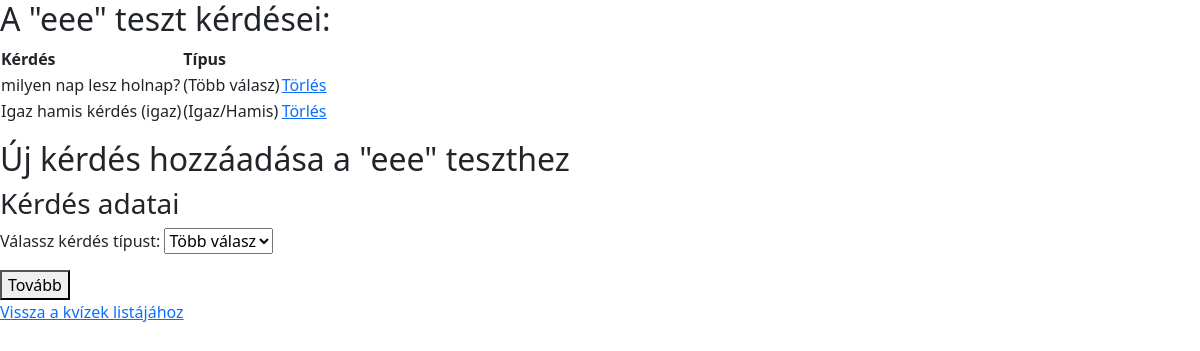
Page /test/5/test-details/ on the earlier database version.
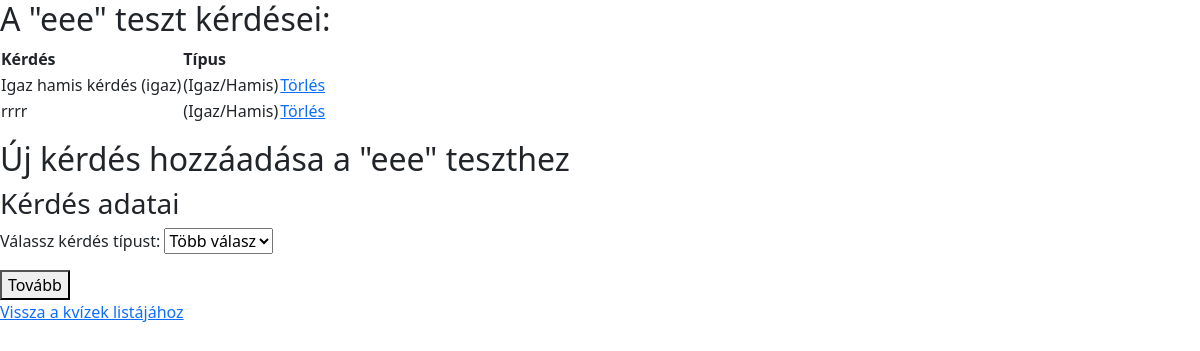
Same page on the later database version.
### roman_map/models.py (models this page shows, shortened)
class Question(models.Model):
    id = models.BigAutoField(primary_key=True)
    QUESTION_TYPES = [
        ('mc', 'Több válasz'),
        ('tf', 'Igaz/Hamis')
    ]
    quiz = models.ForeignKey(Quiz, on_delete=models.SET_NULL, related_name='questions', null=True)
    text = models.CharField(max_length=255, blank=False)
    question_type = models.CharField(max_length=2, choices=QUESTION_TYPES)
    points = models.PositiveIntegerField(default=0)

### roman_map/views.py (the view)
# urls.py: path('test/<int:quiz_id>/test-details/', view=views.teszt_reszletei, name='teszt_reszletei'),
def teszt_reszletei(request, quiz_id):
    try:
        quiz = Quiz.objects.get(id = quiz_id)
    except Quiz.DoesNotExist:
        messages.error(request, "Hiba történt a folyamat során!")
    if request.method == "POST":
        form = QuestionTypeForm(request.POST)
        if form.is_valid():
            question_type = form.cleaned_data["question_type"]
            return redirect("kerdes_hozzadasa", quiz_id=quiz.id, question_type=question_type)
    questions = quiz.questions.all()  # Meglévő kérdések listája
    form = QuestionTypeForm()
    return render(request, "pages/test_details.html", {
        "quiz": quiz,
        "questions": questions,
        "form": form
    })

### roman_map/forms.py
class QuestionTypeForm(forms.Form):
    question_type = forms.ChoiceField(
        choices=Question.QUESTION_TYPES,
        label="Válassz kérdés típust",
    )

### roman_map/templates/pages/test_details.html (shortened to what this page needs)
{% extends "pages/test.html" %}
{% block content %}
<h2>A "{{ quiz.title }}" teszt kérdései:</h2>
<table>
    <tr>
        <th>Kérdés</th>
        <th>Típus</th>
    </tr>
    {% for question in questions %}
    <tr>
        <td>{{ question.text }}</td>
        <td>({{ question.get_question_type_display }})</td>
        <td><a href="{% url "kerdes_torlese" quiz.id question.id %}" onclick="return confirmDelete(event, this.href);">Törlés</a></td>
    </tr>
    {% empty %}
    <tr>
        <td>Még nincsenek kérdések.</td>
    </tr>
    {% endfor %}
</table>
<h2>Új kérdés hozzáadása a "{{ quiz.title }}" teszthez</h2>
<form method="post">
    <h3>Kérdés adatai</h3>
    {{ form.as_p }}
    <button type="submit">Tovább</button>
</form>
<a href="{% url 'teszt' %}">Vissza a kvízek listájához</a>
{% endblock %}

Differences in the rows shown:
removed Question: text "milyen nap lesz holnap?", question_type "Több válasz"
added Question: text "rrrr", question_type "Igaz/Hamis"
